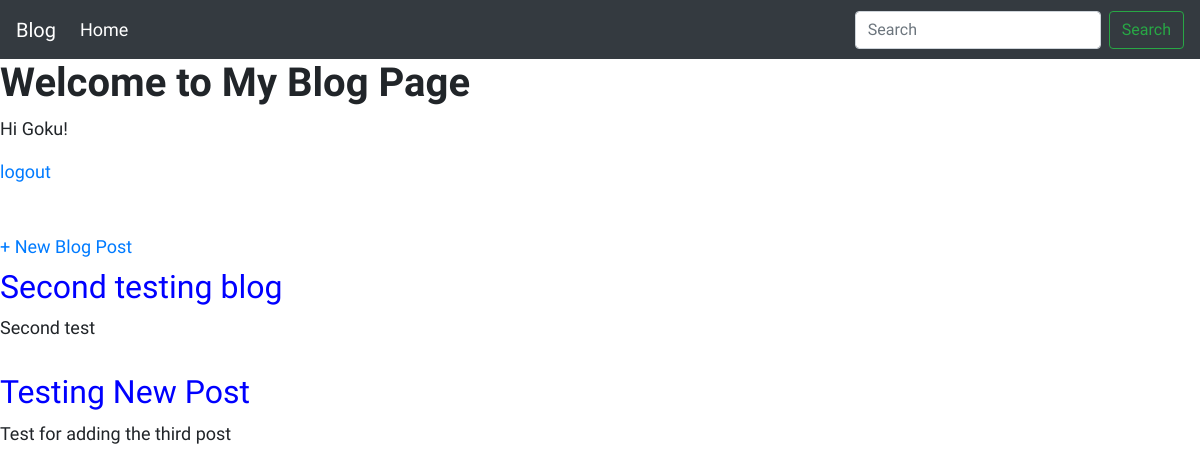
The page / (signed in) on the database as committed earlier.
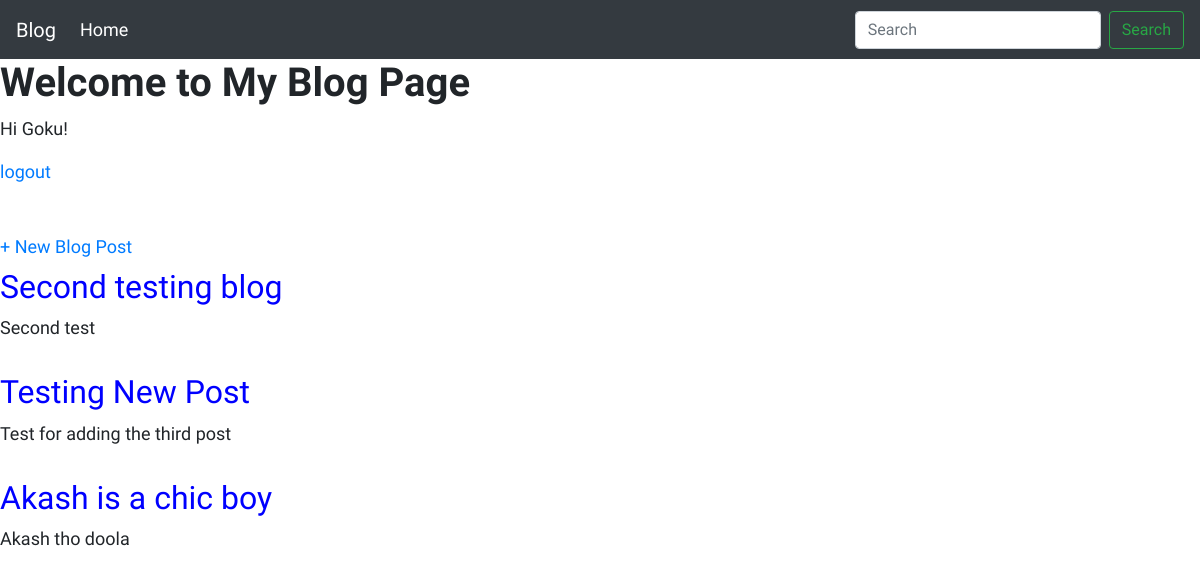
The same page on the database as committed later.
### blog/models.py (models this page shows, shortened)
class Post(models.Model):
    title = models.CharField(max_length=200)
    author = models.ForeignKey(
        'auth.User',
        on_delete=models.CASCADE,
    )
    body = models.TextField()

### blog/views.py (the view)
# urls.py: path('',views.BlogListView.as_view(),name = 'home'),
class BlogListView(ListView):
    model = Post
    template_name = 'home.html'

### templates/home.html
{% extends 'base.html' %}
{% block content %}
{% if user.is_authenticated %}
{% for post in object_list %}
<div class="post-entry">
<h2><a href="{% url 'post_detail' post.pk %}">{{ post.title }}</a></h2>
<p>{{ post.body }}</p>
</div>
{% endfor %}
{% endif %}
{% endblock content %}

### templates/base.html (shortened to what this page needs)
{% load static %}
<html>
<head>
    <link rel="stylesheet" href="https://stackpath.bootstrapcdn.com/bootstrap/4.3.1/css/bootstrap.min.css">
<link rel="stylesheet" href="{% static 'css/base.css' %}">
</head>
<body>
<nav class="navbar navbar-expand-lg navbar-dark bg-dark">
  <a class="navbar-brand" href="/">Blog</a>
  <div class="collapse navbar-collapse" id="navbarSupportedContent">
    <ul class="navbar-nav mr-auto">
      <li class="nav-item active">
        <a class="nav-link" href="/">Home <span class="sr-only">(current)</span></a>
      </li>
    </ul>
    <form class="form-inline my-2 my-lg-0">
      <input class="form-control mr-sm-2" type="search" placeholder="Search" aria-label="Search">
      <button class="btn btn-outline-success my-2 my-sm-0" type="submit">Search</button>
    </form>
  </div>
</nav>
<h1>
	<b class = nav-left>
		Welcome to My Blog Page
	</b>
</h1>
{% if user.is_authenticated %}
<p>Hi {{ user.username }}!</p>
<p><a href="{% url 'logout' %}">logout</a></p>
<div class = "nav-right">
	<a href="{% url 'post_new' %}">+ New Blog Post</a>
</div>
{% else %}
<p>You are not logged in.</p>
<a href="{% url 'login' %}">login</a>
{% endif %}
{% block content %}
{% endblock content %}
</body>
</html>

### static/css/base.css (style rules this page uses)
body { font-family: 'Source Sans Pro', sans-serif; font-size: 18px; }
.nav-left { margin-right: auto; }
.nav-right { display: flex; padding-top: 2rem; }
.post-entry { margin-bottom: 2rem; }
.post-entry h2 { margin: 0.5rem 0; }
.post-entry h2 a, .post-entry h2 a:visited { color: blue; text-decoration: none; }
.post-entry p { margin: 0; font-weight: 400; }

Rows that differ between the two databases and show on the page:
added Post: title "Akash is a chic boy", body "Akash tho doola"
